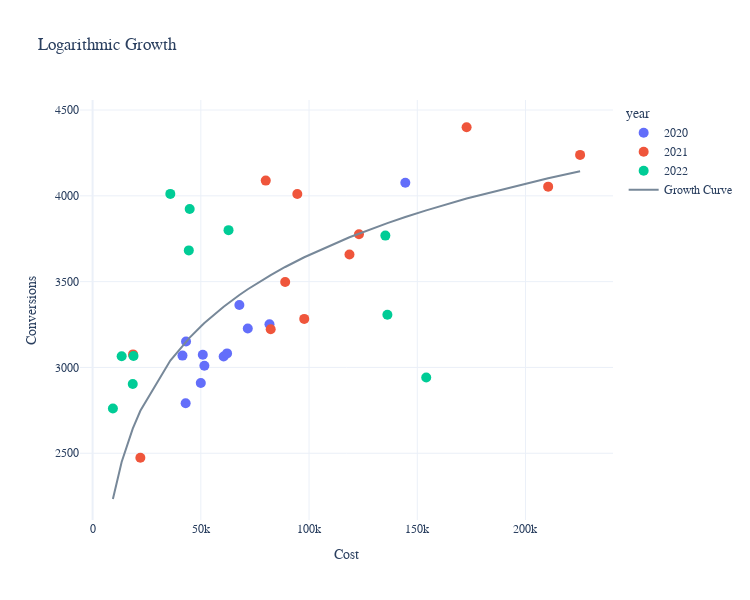

This figure's notebook cell:
### Code cell
df['noise']=pd.Series(200*np.random.normal(size=len(y)))
df['conversions_']=df['conversions']+df['noise']* df['multiplier']
x = np.array(df['cost'])
y = np.array(df['conversions_'])
x = np.array(df['cost'])
y = np.array(df['conversions'])

x.sort()
y.sort()

popt, pcov = curve_fit(func, x, y)
print(*popt)
y_fit = np.array(func(x, *popt))

fig = px.scatter(df, x="cost", y="conversions_", title = f"Logarithmic Growth", height=600, width=750, 
                 template = 'plotly_white', color = "year")
fig.update_traces(marker=dict(size=10))
fig.update_layout(xaxis_title="Cost", yaxis_title="Conversions",font=dict(family="Avenir",))
fig.add_trace(go.Scatter(x=x, y=func(x, *popt), mode='lines', name = 'Growth Curve', marker=dict(
                color="lightslategrey",
                size=5
            )))
#fig.update(layout_showlegend=False)

fig.show()

### Figure 1 — Plotly figure (JSON) as saved in the notebook; plotly's stock layout.template omitted (floating-point values rounded to 4 significant figures)
{"data": [{"hovertemplate": "year=2020<br>cost=%{x}<br>conversions_=%{y}<extra></extra>", "legendgroup": "2020", "marker": {"color": "#636efa", "size": 10, "symbol": "circle"}, "mode": "markers", "name": "2020", "orientation": "v", "showlegend": true, "type": "scatter", "x": [144500.0, 71690.0, 67810.0, 42990.0, 41520.0, 51640.0, 50910.0, 43170.0, 49980.0, 81720.0, 60540.0, 62130.0], "xaxis": "x", "y": [4076.0, 3227.0, 3364.0, 2791.0, 3069.0, 3010.0, 3074.0, 3151.0, 2910.0, 3252.0, 3064.0, 3082.0], "yaxis": "y"}, {"hovertemplate": "year=2021<br>cost=%{x}<br>conversions_=%{y}<extra></extra>", "legendgroup": "2021", "marker": {"color": "#EF553B", "size": 10, "symbol": "circle"}, "mode": "markers", "name": "2021", "orientation": "v", "showlegend": true, "type": "scatter", "x": [80000.0, 82280.0, 88960.0, 94570.0, 118700.0, 123100.0, 172800.0, 210500.0, 225200.0, 97770.0, 18670.0, 22060.0], "xaxis": "x", "y": [4089.0, 3223.0, 3498.0, 4010.0, 3658.0, 3776.0, 4400.0, 4054.0, 4239.0, 3283.0, 3076.0, 2474.0], "yaxis": "y"}, {"hovertemplate": "year=2022<br>cost=%{x}<br>conversions_=%{y}<extra></extra>", "legendgroup": "2022", "marker": {"color": "#00cc96", "size": 10, "symbol": "circle"}, "mode": "markers", "name": "2022", "orientation": "v", "showlegend": true, "type": "scatter", "x": [9373.0, 18900.0, 13420.0, 18550.0, 154100.0, 136200.0, 135300.0, 62790.0, 35900.0, 44440.0, 44850.0], "xaxis": "x", "y": [2761.0, 3067.0, 3065.0, 2904.0, 2941.0, 3307.0, 3768.0, 3800.0, 4011.0, 3682.0, 3923.0], "yaxis": "y"}, {"marker": {"color": "lightslategrey", "size": 5}, "mode": "lines", "name": "Growth Curve", "type": "scatter", "x": [9373.0, 13420.0, 18550.0, 18670.0, 18900.0, 22060.0, 35900.0, 41520.0, 42990.0, 43170.0, 44440.0, 44850.0, 49980.0, 50910.0, 51640.0, 60540.0, 62130.0, 62790.0, 67810.0, 71690.0, 80000.0, 81720.0, 82280.0, 88960.0, 94570.0, 97770.0, 118700.0, 123100.0, 135300.0, 136200.0, 144500.0, 154100.0, 172800.0, 210500.0, 225200.0], "y": [2234.0, 2449.0, 2644.0, 2648.0, 2655.0, 2748.0, 3040.0, 3128.0, 3148.0, 3151.0, 3168.0, 3174.0, 3239.0, 3250.0, 3259.0, 3354.0, 3370.0, 3376.0, 3422.0, 3456.0, 3522.0, 3534.0, 3538.0, 3585.0, 3622.0, 3642.0, 3758.0, 3780.0, 3837.0, 3841.0, 3877.0, 3915.0, 3984.0, 4103.0, 4143.0]}], "layout": {"font": {"family": "Avenir"}, "height": 600, "legend": {"title": {"text": "year"}, "tracegroupgap": 0}, "title": {"text": "Logarithmic Growth"}, "width": 750, "xaxis": {"anchor": "y", "domain": [0, 1], "title": {"text": "Cost"}}, "yaxis": {"anchor": "x", "domain": [0, 1], "title": {"text": "Conversions"}}}}
